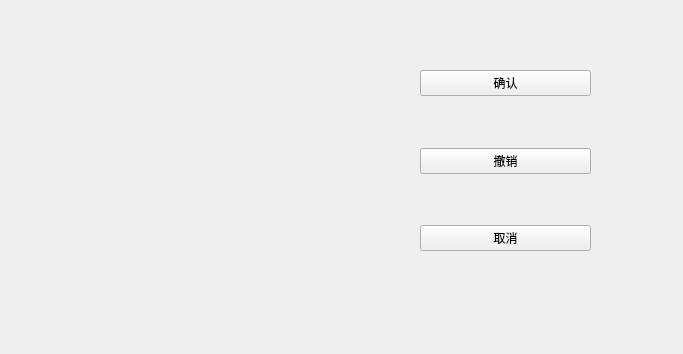
<?xml version="1.0" encoding="UTF-8"?>
<ui version="4.0">
 <class>Paint</class>
 <widget class="QWidget" name="Paint">
  <property name="geometry">
   <rect>
    <x>0</x>
    <y>0</y>
    <width>683</width>
    <height>354</height>
   </rect>
  </property>
  <property name="windowTitle">
   <string>Form</string>
  </property>
  <widget class="QLabel" name="image">
   <property name="geometry">
    <rect>
     <x>50</x>
     <y>40</y>
     <width>72</width>
     <height>15</height>
    </rect>
   </property>
   <property name="text">
    <string/>
   </property>
  </widget>
  <widget class="QWidget" name="bts" native="true">
   <property name="geometry">
    <rect>
     <x>420</x>
     <y>70</y>
     <width>171</width>
     <height>181</height>
    </rect>
   </property>
   <layout class="QVBoxLayout" name="verticalLayout">
    <item>
     <widget class="QPushButton" name="submit">
      <property name="text">
       <string>确认</string>
      </property>
     </widget>
    </item>
    <item>
     <spacer name="verticalSpacer">
      <property name="orientation">
       <enum>Qt::Vertical</enum>
      </property>
      <property name="sizeHint" stdset="0">
       <size>
        <width>20</width>
        <height>40</height>
       </size>
      </property>
     </spacer>
    </item>
    <item>
     <widget class="QPushButton" name="re">
      <property name="text">
       <string>撤销</string>
      </property>
     </widget>
    </item>
    <item>
     <spacer name="verticalSpacer_2">
      <property name="orientation">
       <enum>Qt::Vertical</enum>
      </property>
      <property name="sizeHint" stdset="0">
       <size>
        <width>20</width>
        <height>40</height>
       </size>
      </property>
     </spacer>
    </item>
    <item>
     <widget class="QPushButton" name="cancel">
      <property name="text">
       <string>取消</string>
      </property>
     </widget>
    </item>
   </layout>
  </widget>
 </widget>
 <resources/>
 <connections/>
</ui>
